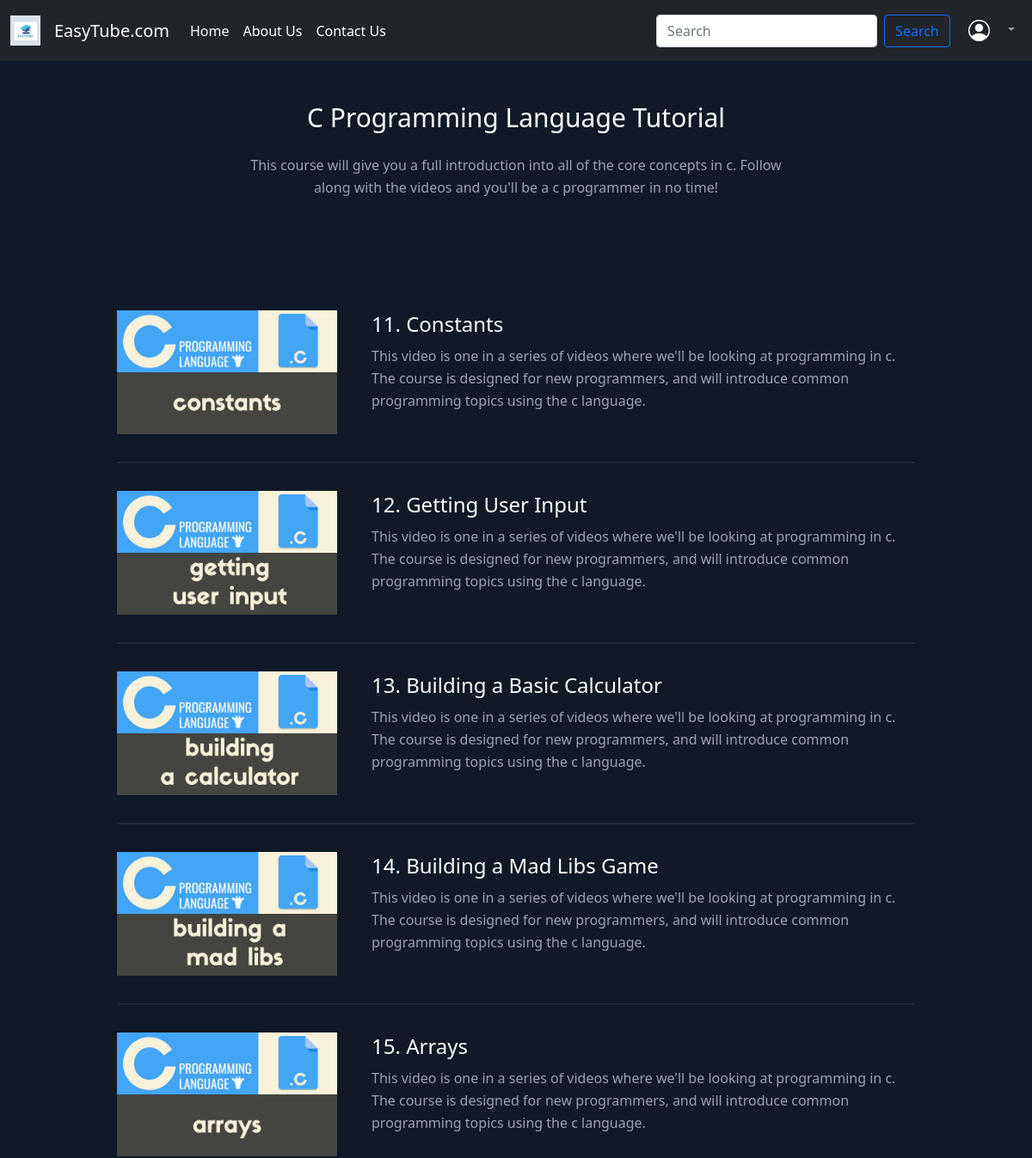
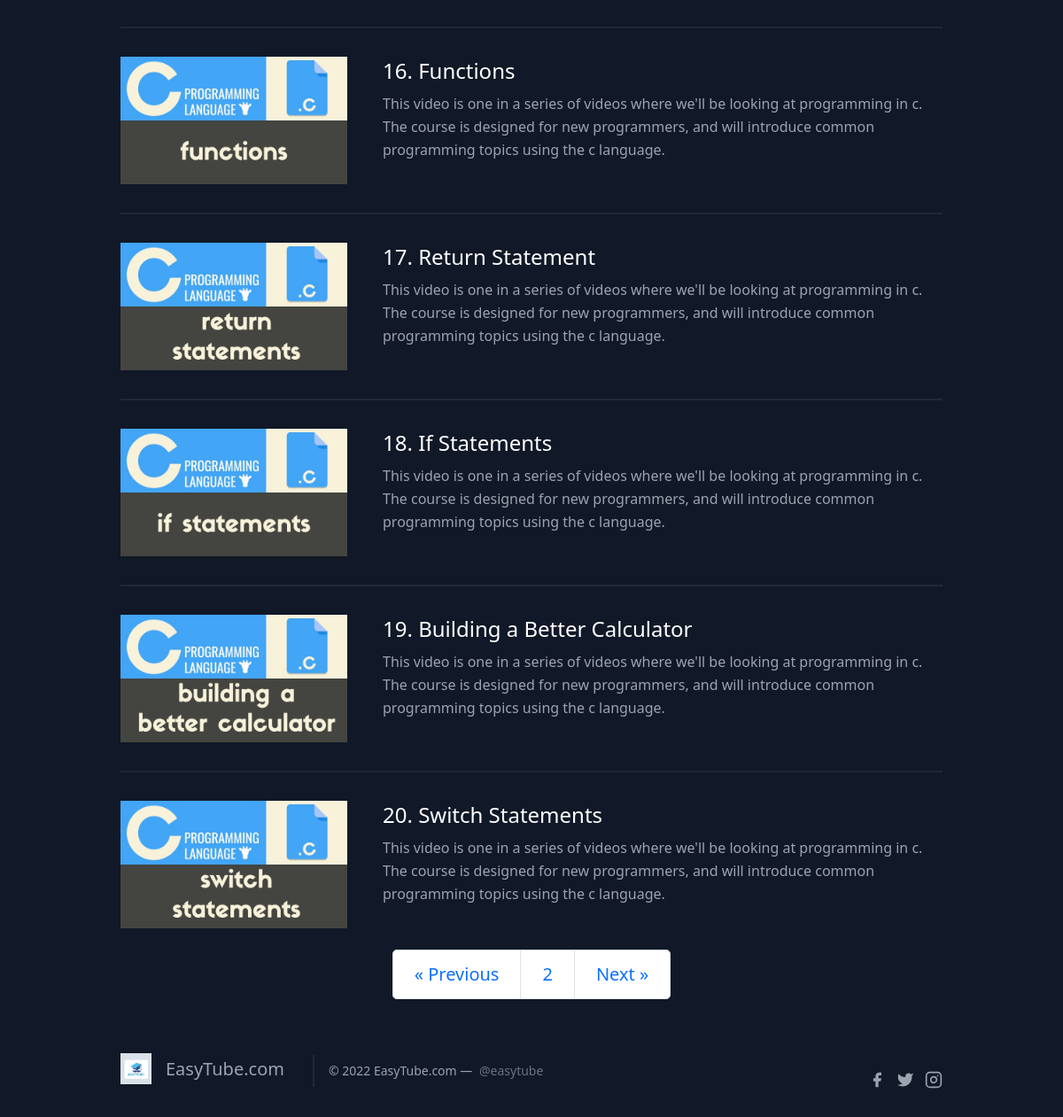
Screenshot of /catinfo/1/?page=2 (signed in) with the database file from the repository (2 pictures, top to bottom).
### LearningApp/models.py (models this page shows, shortened)
class Category(models.Model):
    c_id = models.AutoField(primary_key=True)
    cat = models.CharField(max_length=10)
    c_desc = models.CharField(max_length=1000)
    c_title = models.CharField(max_length=50)
    c_image = models.ImageField(upload_to="c_images/", default="")

class Video(models.Model):
    v_id = models.AutoField(primary_key=True)
    v_title = models.CharField(max_length=100)
    v_cat = models.CharField(max_length=10)
    v_desc = models.CharField(max_length=1000)
    url = models.CharField(max_length=50)
    v_image = models.ImageField(upload_to="v_images/", default="")

### LearningApp/views.py (the view)
# urls.py: path("catinfo/<int:myid>/", views.catinfo, name="catinfo"),
def catinfo(request, myid):
    if request.user.is_anonymous:
        return redirect("/home")
    cat = Category.objects.filter(c_id=myid)
    allvid =Paginator(Video.objects.filter(v_cat=cat[0].cat), 10)
    page = request.GET.get('page')
    try:
        vid = allvid.page(page)
    except PageNotAnInteger:
        vid = allvid.page(1)
    except EmptyPage:
        vid = allvid.page(allvid.num_pages)
    return render(request, 'catinfo.html', {"cat" : cat[0], "vi" : vid})

### LearningApp/templates/catinfo.html (shortened to what this page needs)
{% extends 'basic.html' %}
{% block body %}
<section class="text-gray-400 bg-gray-900 body-font">
  <div class="container px-5 py-5 mx-auto">
    <div class="flex flex-col text-center w-full mb-20">
      <h1 class="sm:text-3xl text-2xl font-medium title-font mb-4 text-white">{{cat.c_title}}</h1>
      <p class="lg:w-2/3 mx-auto leading-relaxed text-base">{{cat.c_desc}}</p>
    </div>
  </div>
</section>
<section class="text-gray-400 bg-gray-900 body-font overflow-hidden">
  <div class="container px-5 py-0 mx-auto">
    <div class="-my-8 divide-y-2 divide-gray-800">
{% for v in vi %}
      <div class="py-8 flex border-t-2 border-gray-800 flex-wrap md:flex-nowrap">
      <a href="/vplay/{{v.v_id}}">
      <div class="flex flex-col sm:flex-row">
        <div class="md:w-64 md:mb-0 mb-6 flex-shrink-0 flex flex-col">
          <img alt="gallery" class="inset-0 w-full h-100 object-center" src="/media/{{v.v_image}}">
        </div>
        <div class="md:flex-grow ml-10">
          <h2 class="text-2xl font-medium text-white title-font mb-2">{{v.v_title}}</h2>
          <p class="leading-relaxed">{{v.v_desc}}</p>
        </div>
        </div>
        </a>
      </div>
{% endfor %}
    </div>
  </div>
  <div class="my-4">
      <nav aria-label="Page navigation example">
      <ul class="pagination justify-content-center pagination-lg">
      {% if vi.has_previous %}
        <li class="page-item">
          <a class="page-link" href="?page={{vi.previous_page_number}}">&laquo; Previous</a>
        </li>
      {% endif %}
        <li class="page-item"><a class="page-link" href="">{{vi.number}}</a></li>
      {% if vi.has_next %}
        <li class="page-item">
          <a class="page-link" href="?page={{vi.next_page_number}}">Next &raquo;</a>
        </li>
      {% endif %}
      </ul>
    </nav>
    </div>
</section>
{% endblock body %}

### rows the page displays
Category: c_title "C Programming Language Tutorial", c_desc "This course will give you a full introduction into all of the core concepts in c. Follow along with the videos and you'll be a c programmer in no time!"
Video: v_image (picture), v_title "11. Constants", v_desc "This video is one in a series of videos where we'll be looking at programming in c. The course is designed for new programmers, and will introduce common programming topics using the c language."
Video: v_image (picture), v_title "12. Getting User Input", v_desc "This video is one in a series of videos where we'll be looking at programming in c. The course is designed for new programmers, and will introduce common programming topics using the c language."
Video: v_image (picture), v_title "13. Building a Basic Calculator", v_desc "This video is one in a series of videos where we'll be looking at programming in c. The course is designed for new programmers, and will introduce common programming topics using the c language."
Video: v_image (picture), v_title "14. Building a Mad Libs Game", v_desc "This video is one in a series of videos where we'll be looking at programming in c. The course is designed for new programmers, and will introduce common programming topics using the c language."
Video: v_image (picture), v_title "15. Arrays", v_desc "This video is one in a series of videos where we'll be looking at programming in c. The course is designed for new programmers, and will introduce common programming topics using the c language."
Video: v_image (picture), v_title "16. Functions", v_desc "This video is one in a series of videos where we'll be looking at programming in c. The course is designed for new programmers, and will introduce common programming topics using the c language."
Video: v_image (picture), v_title "17. Return Statement", v_desc "This video is one in a series of videos where we'll be looking at programming in c. The course is designed for new programmers, and will introduce common programming topics using the c language."
Video: v_image (picture), v_title "18. If Statements", v_desc "This video is one in a series of videos where we'll be looking at programming in c. The course is designed for new programmers, and will introduce common programming topics using the c language."
Video: v_image (picture), v_title "19. Building a Better Calculator", v_desc "This video is one in a series of videos where we'll be looking at programming in c. The course is designed for new programmers, and will introduce common programming topics using the c language."
Video: v_image (picture), v_title "20. Switch Statements", v_desc "This video is one in a series of videos where we'll be looking at programming in c. The course is designed for new programmers, and will introduce common programming topics using the c language."

### other values shown
{{ vi.number }} "2"
